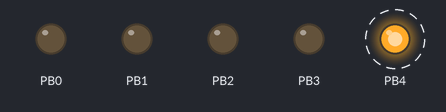
The program below on a simulated ATtiny85, built with avr-gcc and emulated at 8 MHz. Shown: output pins drawn as LEDs (lit = HIGH). Dashed ring = blinking.

Above: at 0.1 s.
Timing chart, 0 to 3.0 s (numbered marks = the images above):
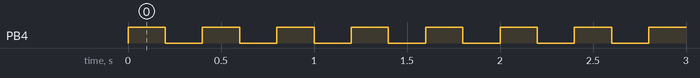

The program:

main.c
```c
/* Name: 		testprogramm
 * Author: 		Manuel Leuzinger - manuleuzi@gmx.ch
 * Datum&Ort:	07.06.2016 - Seuzach
 * kommentar:	Testversuch
 *
 */

#include <avr/io.h>		//Bibliotheken aufbeschoeren
#define F_CPU 8000000
#include <util/delay.h>

int main(void){

	DDRB = 0x1F;	//PORTB als Ausgang

    while(1){

        PORTB |= (1<<PB4);
		_delay_ms(200);
		PORTB &= ~(1<<PB4);
		_delay_ms(200);

    }//End of while(1)
    return 0;
}//end of main
```

Measured:
- by itself, PB4: alternates HIGH for 0.20 s and LOW for 0.20 s
